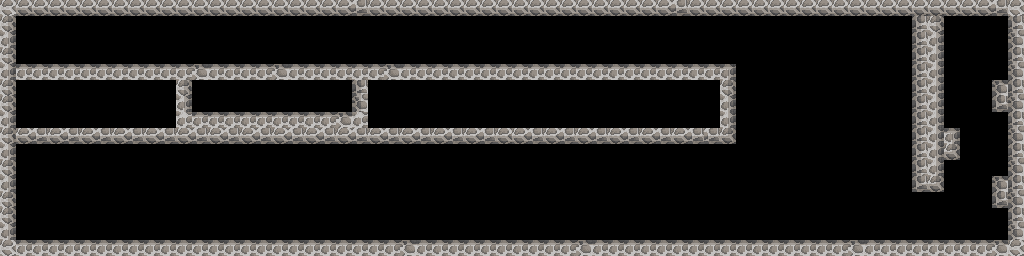

Tiled map render using the project's own tile images. Description and the map definition, with tile-layer contents summarised, below:
An orthogonal 64x16 tile map with 16x16 px tiles, 3 tile layers (invisible, fake, Tile Layer 1) and 14 objects (10x spike_invis, 3x spike, portal).

<map version="1.0" tiledversion="1.0.3" orientation="orthogonal" renderorder="right-down" width="64" height="16" tilewidth="16" tileheight="16" nextobjectid="26">
 <tileset firstgid="1" source="lyre_of_truth.tsx" />
 <layer name="invisible" width="64" height="16">
  <properties>
   <property name="z_index" type="int" value="1" />
  </properties>
  <data>[1024 cells, 22 non-empty, 11 distinct tile ids]</data>
 </layer>
 <layer name="fake" width="64" height="16">
  <data>[1024 cells, 2 non-empty, 2 distinct tile ids]</data>
 </layer>
 <layer name="Tile Layer 1" width="64" height="16">
  <properties>
   <property name="z_index" type="int" value="0" />
  </properties>
  <data>[1024 cells, 269 non-empty, 12 distinct tile ids]</data>
 </layer>
 <objectgroup name="invisible">
  <properties>
   <property name="type" value="spike" />
  </properties>
  <object id="13" name="spike_invis" gid="82" x="192" y="112" width="16" height="16" />
  <object id="14" name="spike_invis" gid="82" x="208" y="112" width="16" height="16" />
  <object id="15" name="spike_invis" gid="82" x="224" y="112" width="16" height="16" />
  <object id="16" name="spike_invis" gid="82" x="240" y="112" width="16" height="16" />
  <object id="17" name="spike_invis" gid="82" x="256" y="112" width="16" height="16" />
  <object id="18" name="spike_invis" gid="82" x="272" y="112" width="16" height="16" />
  <object id="19" name="spike_invis" gid="82" x="288" y="112" width="16" height="16" />
  <object id="20" name="spike_invis" gid="82" x="304" y="112" width="16" height="16" />
  <object id="21" name="spike_invis" gid="82" x="320" y="112" width="16" height="16" />
  <object id="22" name="spike_invis" gid="82" x="336" y="112" width="16" height="16" />
  <object id="23" name="spike" gid="82" x="992" y="224" width="16" height="16">
   <properties>
    <property name="flip" type="bool" value="true" />
    <property name="type" value="spike" />
   </properties>
  </object>
  <object id="24" name="spike" gid="82" x="944" y="176" width="16" height="16">
   <properties>
    <property name="flip" type="bool" value="true" />
    <property name="type" value="spike" />
   </properties>
  </object>
  <object id="25" name="spike" gid="82" x="992" y="128" width="16" height="16">
   <properties>
    <property name="flip" type="bool" value="true" />
    <property name="type" value="spike" />
   </properties>
  </object>
 </objectgroup>
 <objectgroup name="objects">
  <object id="12" name="portal" type="portal" gid="81" x="989" y="35" width="16" height="16">
   <properties>
    <property name="type" value="portal" />
   </properties>
  </object>
 </objectgroup>
</map>
